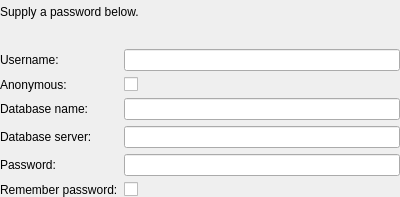
<?xml version="1.0" encoding="UTF-8"?>
<ui version="4.0">
 <class>KexiPasswordWidget</class>
 <widget class="QWidget" name="KexiPasswordWidget">
  <property name="geometry">
   <rect>
    <x>0</x>
    <y>0</y>
    <width>400</width>
    <height>197</height>
   </rect>
  </property>
  <layout class="QVBoxLayout">
   <property name="leftMargin">
    <number>0</number>
   </property>
   <property name="topMargin">
    <number>0</number>
   </property>
   <property name="rightMargin">
    <number>0</number>
   </property>
   <property name="bottomMargin">
    <number>0</number>
   </property>
   <item>
    <layout class="QHBoxLayout">
     <property name="leftMargin">
      <number>0</number>
     </property>
     <property name="topMargin">
      <number>0</number>
     </property>
     <property name="rightMargin">
      <number>0</number>
     </property>
     <property name="bottomMargin">
      <number>0</number>
     </property>
     <item>
      <widget class="QLabel" name="prompt">
       <property name="sizePolicy">
        <sizepolicy hsizetype="Preferred" vsizetype="Preferred">
         <horstretch>10</horstretch>
         <verstretch>0</verstretch>
        </sizepolicy>
       </property>
       <property name="text">
        <string>Supply a password below.</string>
       </property>
       <property name="textFormat">
        <enum>Qt::RichText</enum>
       </property>
       <property name="alignment">
        <set>Qt::AlignBottom|Qt::AlignLeading|Qt::AlignLeft</set>
       </property>
       <property name="wordWrap">
        <bool>true</bool>
       </property>
      </widget>
     </item>
    </layout>
   </item>
   <item>
    <widget class="KTitleWidget" name="errorMessage" native="true"/>
   </item>
   <item>
    <layout class="QFormLayout" name="formLayout">
     <property name="fieldGrowthPolicy">
      <enum>QFormLayout::ExpandingFieldsGrow</enum>
     </property>
     <property name="leftMargin">
      <number>0</number>
     </property>
     <property name="topMargin">
      <number>0</number>
     </property>
     <property name="rightMargin">
      <number>0</number>
     </property>
     <property name="bottomMargin">
      <number>0</number>
     </property>
     <item row="0" column="0">
      <widget class="QLabel" name="userNameLabel">
       <property name="text">
        <string>Username:</string>
       </property>
       <property name="buddy">
        <cstring>userEdit</cstring>
       </property>
      </widget>
     </item>
     <item row="0" column="1">
      <widget class="KLineEdit" name="userEdit">
       <property name="clearButtonEnabled">
        <bool>true</bool>
       </property>
      </widget>
     </item>
     <item row="1" column="0">
      <widget class="QLabel" name="anonymousLabel">
       <property name="text">
        <string>Anonymous:</string>
       </property>
       <property name="buddy">
        <cstring>anonymousCheckBox</cstring>
       </property>
      </widget>
     </item>
     <item row="1" column="1">
      <widget class="QCheckBox" name="anonymousCheckBox">
       <property name="text">
        <string/>
       </property>
      </widget>
     </item>
     <item row="2" column="0">
      <widget class="QLabel" name="nameLabel">
       <property name="text">
        <string>Database name:</string>
       </property>
       <property name="buddy">
        <cstring>nameEdit</cstring>
       </property>
      </widget>
     </item>
     <item row="2" column="1">
      <widget class="KLineEdit" name="nameEdit">
       <property name="clearButtonEnabled">
        <bool>true</bool>
       </property>
      </widget>
     </item>
     <item row="3" column="0">
      <widget class="QLabel" name="domainLabel">
       <property name="text">
        <string>Database server:</string>
       </property>
       <property name="buddy">
        <cstring>domainEdit</cstring>
       </property>
      </widget>
     </item>
     <item row="3" column="1">
      <widget class="KLineEdit" name="domainEdit">
       <property name="clearButtonEnabled">
        <bool>true</bool>
       </property>
      </widget>
     </item>
     <item row="4" column="0">
      <widget class="QLabel" name="passwordLabel">
       <property name="text">
        <string>Password:</string>
       </property>
       <property name="buddy">
        <cstring>passEdit</cstring>
       </property>
      </widget>
     </item>
     <item row="4" column="1">
      <widget class="KLineEdit" name="passEdit">
       <property name="echoMode">
        <enum>QLineEdit::Password</enum>
       </property>
       <property name="clearButtonEnabled">
        <bool>true</bool>
       </property>
       <property name="passwordMode" stdset="0">
        <bool>true</bool>
       </property>
      </widget>
     </item>
     <item row="5" column="1">
      <widget class="QCheckBox" name="keepCheckBox">
       <property name="text">
        <string/>
       </property>
      </widget>
     </item>
     <item row="5" column="0">
      <widget class="QLabel" name="keepCheckBoxLabel">
       <property name="text">
        <string>Remember password:</string>
       </property>
       <property name="buddy">
        <cstring>keepCheckBox</cstring>
       </property>
      </widget>
     </item>
    </layout>
   </item>
  </layout>
 </widget>
 <customwidgets>
  <customwidget>
   <class>KTitleWidget</class>
   <extends>QWidget</extends>
   <header location="global">KTitleWidget</header>
  </customwidget>
  <customwidget>
   <class>KLineEdit</class>
   <extends>QLineEdit</extends>
   <header location="global">KLineEdit</header>
  </customwidget>
 </customwidgets>
 <tabstops>
  <tabstop>userEdit</tabstop>
  <tabstop>anonymousCheckBox</tabstop>
  <tabstop>domainEdit</tabstop>
  <tabstop>passEdit</tabstop>
  <tabstop>keepCheckBox</tabstop>
 </tabstops>
 <resources/>
 <connections/>
</ui>
